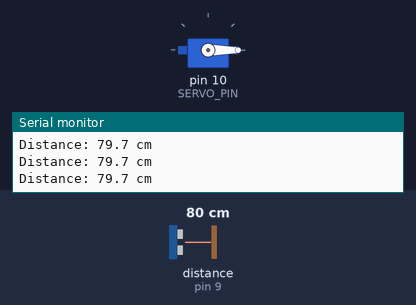
Recording of a sketch running on a simulated Arduino Uno, built with avr-gcc and run on an emulated ATmega328P. Parts: servo, the last lines printed to the serial monitor. Wiring (inferred from the names in the program): ultrasonic range finder: trigger pin 8; echo pin 9. The test bench sets the inputs (shaded band); at power-on: distance to the obstacle (sensor on pin 9) 80 cm. The echo pulse lasts 58.3 µs per cm.

Above: at 1.3 s.
1.4 s: distance to the obstacle (sensor on pin 9) set to 33 cm
2.9 s: distance to the obstacle (sensor on pin 9) set to 29 cm
At 3.3 s:
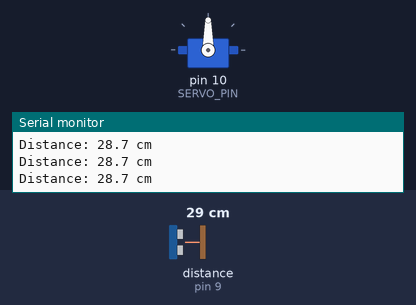
Timing chart, 0 to 5.9 s (numbered marks = the images above; inputs shaded):
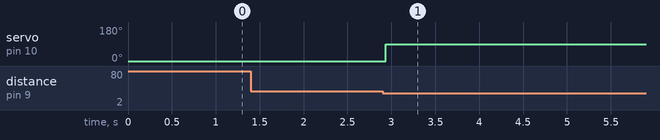

The sketch:

automatic_door.ino
```cpp
/*
  IoT Student Lab
  Project 22: Automatic Door System
  Platform: Arduino Uno
  Sensor: HC-SR04 Ultrasonic Sensor
  Actuator: SG90 Servo Motor

  Concept:
  Sensor → Decision → Servo → Automatic Door
*/

#include <Servo.h>

const int TRIG_PIN = 8;
const int ECHO_PIN = 9;
const int SERVO_PIN = 10;

const int DOOR_CLOSED_ANGLE = 0;
const int DOOR_OPEN_ANGLE = 90;

// Open when an object is within this distance
const float DETECTION_DISTANCE = 30.0;

// Keep door open for this long after the last detection
const unsigned long CLOSE_DELAY = 3000;

// HC-SR04 timeout
const unsigned long ECHO_TIMEOUT = 30000UL;

Servo doorServo;

bool doorOpen = false;
unsigned long lastDetectionTime = 0;

float measureDistanceCm() {
  digitalWrite(TRIG_PIN, LOW);
  delayMicroseconds(2);

  digitalWrite(TRIG_PIN, HIGH);
  delayMicroseconds(10);

  digitalWrite(TRIG_PIN, LOW);

  unsigned long duration =
    pulseIn(ECHO_PIN, HIGH, ECHO_TIMEOUT);

  if (duration == 0) {
    return -1.0;
  }

  return duration * 0.0343 / 2.0;
}

void openDoor() {
  if (!doorOpen) {
    doorOpen = true;
    doorServo.write(DOOR_OPEN_ANGLE);

    Serial.println("Door: OPEN");
  }

  lastDetectionTime = millis();
}

void closeDoor() {
  if (doorOpen) {
    doorOpen = false;
    doorServo.write(DOOR_CLOSED_ANGLE);

    Serial.println("Door: CLOSED");
  }
}

void setup() {
  pinMode(TRIG_PIN, OUTPUT);
  pinMode(ECHO_PIN, INPUT);

  digitalWrite(TRIG_PIN, LOW);

  doorServo.attach(SERVO_PIN);
  doorServo.write(DOOR_CLOSED_ANGLE);

  Serial.begin(9600);

  Serial.println("================================");
  Serial.println("   IoT Student Lab");
  Serial.println("   Project 22: Automatic Door");
  Serial.println("================================");
  Serial.println("Detection distance: 30 cm");
  Serial.println("Door initially CLOSED");
}

void loop() {
  float distance = measureDistanceCm();

  Serial.print("Distance: ");

  if (distance < 0) {
    Serial.println("No echo");
  }
  else {
    Serial.print(distance, 1);
    Serial.println(" cm");
  }

  // Object detected
  if (distance > 0 && distance <= DETECTION_DISTANCE) {
    openDoor();
  }

  // Close only after the object has left
  // and the configured delay has elapsed.
  if (doorOpen &&
      millis() - lastDetectionTime >= CLOSE_DELAY) {
    closeDoor();
  }

  delay(100);
}
```

Measured:
- the behaviour switches between 31 and 30 cm on distance to the obstacle (sensor on pin 9) (found by bisection; images 0 and 1)
- after the input at 2.9 s, servo on pin 10 (SERVO_PIN): 0° → 90° at once
